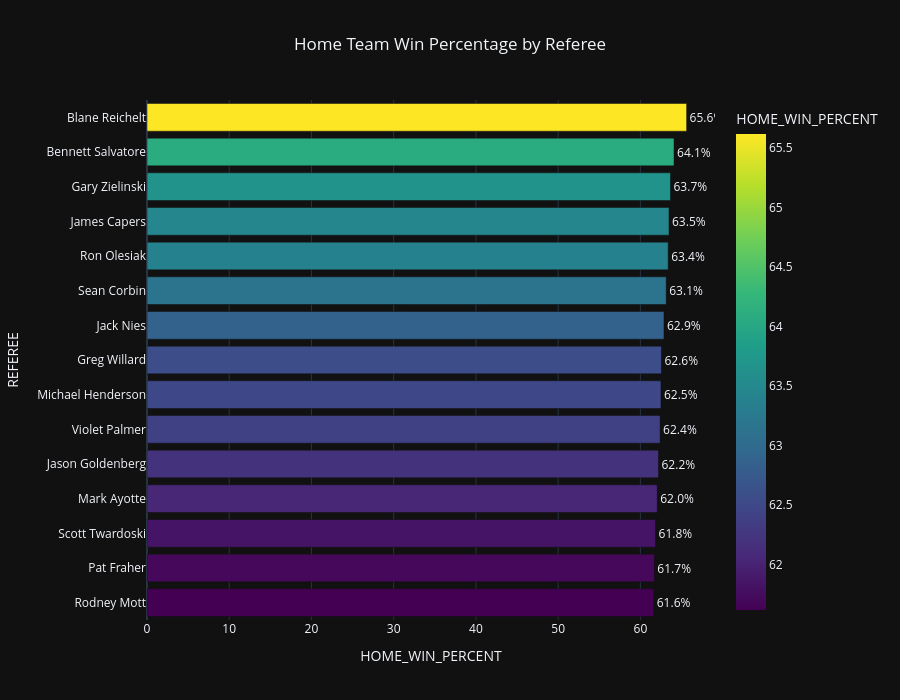

Source (notebook cell):
### Markdown cell above
# Referee Impact on Home Team Wins

## 1. Top Referees by Wins — Bar Chart Analysis

This chart ranks the top referees by number of games officiated with a home-team win.

**How to read it:** compare referees by win count and look for any official
who stands out from the rest of the group.

---

## 2. Top 5 Winning Teams vs Top 10 Referees — Heatmap Analysis

This heatmap shows the intersection of each referee with each team, where each cell represents the number of wins for a team-referee combination.

**Chart Encoding:**
- **Rows:** Referees
- **Columns:** Teams
- **Cell values:** Number of wins
- **Color:** Higher values indicate more wins for that team-referee pairing

**How to read it:** look for any team-referee combination that is unusually
high or low relative to the rest of the grid, which could indicate a pairing
worth investigating further.

---

## 3. Top Referee-Team Winning Combinations — Grouped Bar Analysis

This chart plots the same top-5-teams-by-top-10-referees data used in the
heatmap above (section 2), as grouped bars instead of a color grid. Each
referee's wins are grouped along the x-axis, with one colored bar per team
that referee actually officiated a win for - a referee who only appears with
a single team from the top 5 shows one bar, while a referee who appears with
several teams shows all of those bars clustered together under their name.

**How to read it:** grouped bars (instead of stacked) allow a fair visual
comparison between referees and teams, and make it easy to spot any single
referee-team pairing that dominates the others. Since this chart is built
from the same underlying numbers as the heatmap in section 2, the two should
always agree - any bar here matches the corresponding cell value there.

---

## 4. Home Team Win Percentage by Referee — Bar Chart Analysis

This chart ranks referees by the percentage of games won by the home team.

**How to read it:** a consistent home win percentage across referees
(with no single official far above or below the rest) suggests no strong
referee-driven bias in home-court outcomes.

---

## 5. Referee Impact on Home Team Wins — Scatter Plot Analysis

This chart examines the relationship between the number of games officiated and the home team win percentage.

**Chart Encoding:**
- **X-axis:** Number of games officiated
- **Y-axis:** Home team win percentage
- **Bubble size:** Total games officiated
- **Color:** Home team win percentage

**How to read it:** referees with fewer games officiated tend to show more
variance in win percentage due to smaller sample sizes, while referees with
large sample sizes should cluster more tightly, indicating a stable
home-court advantage independent of who is officiating.

---

## Conclusion

Across 101 referees with at least 100 games officiated, home teams won
58.8% of games on average (range: 47.3%–65.6%), confirming that home-court
advantage is real and holds regardless of who is officiating — every
referee's rate sits well above the 50% break-even point except a small
handful near the low end.

In the top-5-teams × top-10-referees heatmap, win counts per pairing range
from 37 (Denver Nuggets with Pat Fraher) to 60 (San Antonio Spurs with Pat
Fraher) — a spread that tracks each team's overall strength (the Spurs had
the league's best win rate at 61.5%, the Nuggets a middling ~49.6%) rather
than any single referee-team pairing dominating disproportionately.

Variation in home win percentage across referees is modest: a standard
deviation of ~2.9 percentage points around the 58.8% average. Only two
officials fall noticeably outside that band — Blane Reichelt (65.6%) and
Brandon Adair (47.3%) — and both are based on relatively small samples
(~130 games each), consistent with ordinary sampling variance rather than
evidence of systematic referee bias.

### Code cell
import pandas as pd
import plotly.express as px

query = """
SELECT
    go.FIRST_NAME || ' ' || go.LAST_NAME AS REFEREE,
    CASE
        WHEN g.PTS_HOME > g.PTS_AWAY THEN 1
        ELSE 0
    END AS HOME_WIN
FROM Game_Officials go
JOIN Game g
ON go.GAME_ID = g.GAME_ID
"""

df = pd.read_sql(query, conn)

result = (
    df.groupby('REFEREE')
      .agg(
          GAMES=('HOME_WIN', 'count'),
          HOME_WINS=('HOME_WIN', 'sum')
      )
      .reset_index()
)

result['HOME_WIN_PERCENT'] = (
    result['HOME_WINS'] / result['GAMES'] * 100
).round(2)


result = result[result['GAMES'] >= 100]


top = result.sort_values(
    'HOME_WIN_PERCENT',
    ascending=False
).head(15)

fig = px.bar(
    top,
    x='HOME_WIN_PERCENT',
    y='REFEREE',
    orientation='h',
    color='HOME_WIN_PERCENT',
    color_continuous_scale='Viridis',
    text='HOME_WIN_PERCENT',
    hover_data=['GAMES'],
    title='Home Team Win Percentage by Referee'
)

fig.update_layout(
    template='plotly_dark',
    height=700,
    yaxis={'categoryorder':'total ascending'},
    title_x=0.5
)

fig.update_traces(
    texttemplate='%{text:.1f}%',
    textposition='outside'
)

fig.show()

### Figure 1 — Plotly figure (JSON) as saved in the notebook; plotly's stock layout.template omitted (floating-point values rounded to 4 significant figures)
{"data": [{"customdata": [[128], [660], [930], [1087], [284], [944], [369], [577], [144], [633], [164], [1004], [553], [1081], [1063]], "hovertemplate": "HOME_WIN_PERCENT=%{marker.color}<br>REFEREE=%{y}<br>GAMES=%{customdata[0]}<extra></extra>", "legendgroup": "", "marker": {"color": [65.62, 64.09, 63.66, 63.48, 63.38, 63.14, 62.87, 62.56, 62.5, 62.4, 62.2, 62.05, 61.84, 61.7, 61.62], "coloraxis": "coloraxis", "pattern": {"shape": ""}}, "name": "", "orientation": "h", "showlegend": false, "text": [65.62, 64.09, 63.66, 63.48, 63.38, 63.14, 62.87, 62.56, 62.5, 62.4, 62.2, 62.05, 61.84, 61.7, 61.62], "textposition": "outside", "texttemplate": "%{text:.1f}%", "type": "bar", "x": [65.62, 64.09, 63.66, 63.48, 63.38, 63.14, 62.87, 62.56, 62.5, 62.4, 62.2, 62.05, 61.84, 61.7, 61.62], "xaxis": "x", "y": ["Blane Reichelt", "Bennett Salvatore", "Gary Zielinski", "James Capers", "Ron Olesiak", "Sean Corbin", "Jack Nies", "Greg Willard", "Michael Henderson", "Violet Palmer", "Jason Goldenberg", "Mark Ayotte", "Scott Twardoski", "Pat Fraher", "Rodney Mott"], "yaxis": "y"}], "layout": {"barmode": "relative", "coloraxis": {"autocolorscale": false, "colorbar": {"title": {"text": "HOME_WIN_PERCENT"}}, "colorscale": [[0, "#440154"], [0.1111, "#482878"], [0.2222, "#3e4989"], [0.3333, "#31688e"], [0.4444, "#26828e"], [0.5556, "#1f9e89"], [0.6667, "#35b779"], [0.7778, "#6ece58"], [0.8889, "#b5de2b"], [1, "#fde725"]]}, "height": 700, "legend": {"tracegroupgap": 0}, "title": {"text": "Home Team Win Percentage by Referee", "x": 0.5}, "xaxis": {"anchor": "y", "domain": [0, 1], "title": {"text": "HOME_WIN_PERCENT"}}, "yaxis": {"anchor": "x", "categoryorder": "total ascending", "domain": [0, 1], "title": {"text": "REFEREE"}}}}
